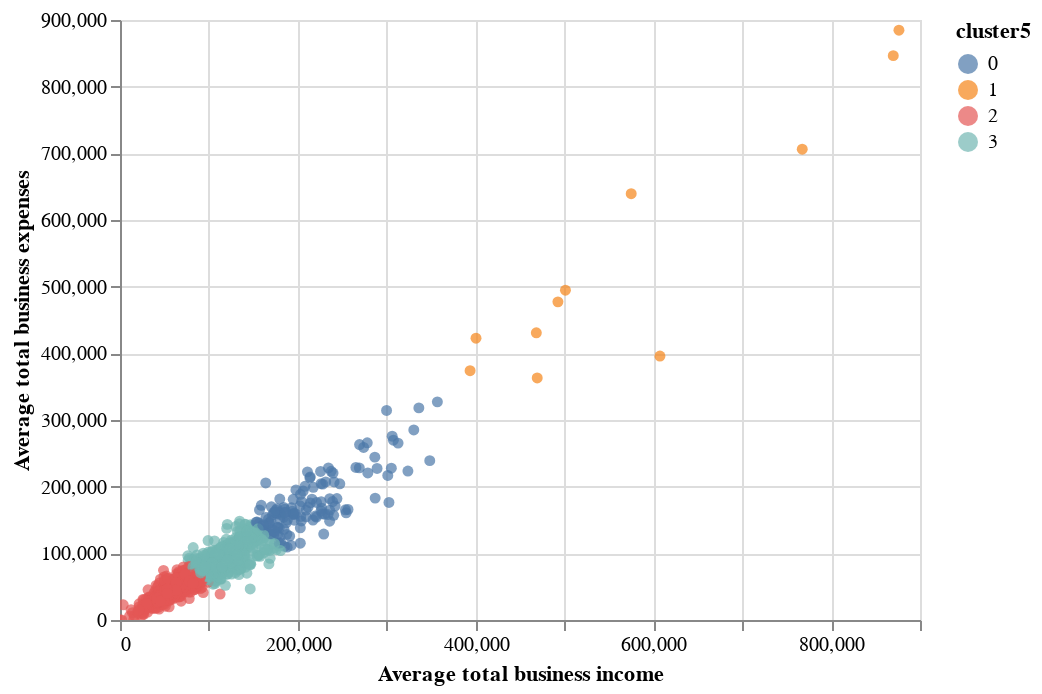

Notebook code for this chart:
### Code cell
kmeans = KMeans(random_state=1, n_clusters=4, init='random', n_init=100)
kmeans.fit(X)
df['cluster5'] = kmeans.predict(X)
scatter_plot = alt.Chart(df).mark_circle()
scatter_plot.encode(x='Average total business income', y='Average total business expenses',color='cluster5:N',
tooltip=['Postcode', 'cluster5', 'Average total business income', 'Average total business expenses']
).interactive()

### Figure 1 — Vega-Lite specification as saved in the notebook (floating-point values rounded to 4 significant figures; data arrays with more than 128 entries replaced by an {"elided": "..."} marker saying what was removed)
{"config": {"view": {"continuousWidth": 400, "continuousHeight": 300}}, "data": {"name": "data-762d6fede5bd0640d24482cc6ea7861c"}, "mark": "circle", "encoding": {"color": {"type": "nominal", "field": "cluster5"}, "tooltip": [{"type": "quantitative", "field": "Postcode"}, {"type": "quantitative", "field": "cluster5"}, {"type": "quantitative", "field": "Average total business income"}, {"type": "quantitative", "field": "Average total business expenses"}], "x": {"type": "quantitative", "field": "Average total business income"}, "y": {"type": "quantitative", "field": "Average total business expenses"}}, "selection": {"selector003": {"type": "interval", "bind": "scales", "encodings": ["x", "y"]}}, "$schema": "https://vega.github.io/schema/vega-lite/v4.8.1.json", "datasets": {"data-762d6fede5bd0640d24482cc6ea7861c": {"elided": "2473 records"}}}
